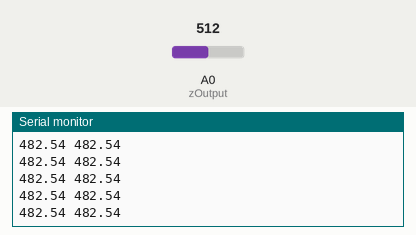
This sketch was run on a simulated Arduino Zero (SAMD21). On the bench: the last lines printed to the serial monitor. The inputs (shaded band) are chosen by the test bench; at power-on: A0 (zOutput) = 512.

Above: at 1.2 s.
1.3 s: A0 (zOutput) set to 193
At 1.56 s:
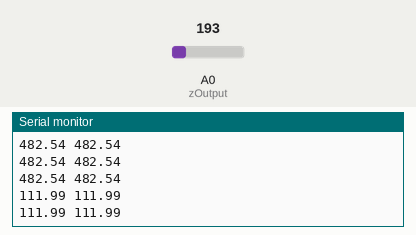
2.8 s: A0 (zOutput) set to 157
At 2.97 s:
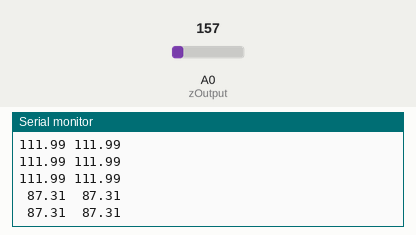
4.7 s: A0 (zOutput) set to 23
At 4.77 s:
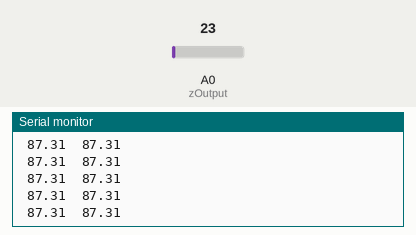
6.2 s: A0 (zOutput) set to 18
At 6.38 s:
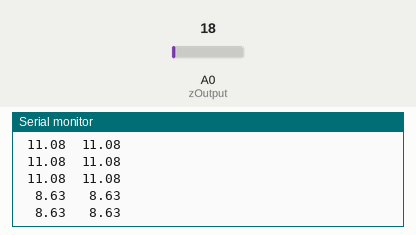

Measured:
- the behaviour switches between 176 and 175 on A0 (zOutput) (found by bisection; images 1 and 2)
- the behaviour switches between 21 and 20 on A0 (zOutput) (found by bisection; images 3 and 4)
- after the input at 1.3 s, the serial monitor: prints a new line after 0.11 s (image 1)
- after the input at 2.8 s, the serial monitor: prints a new line at once (image 2)
- after the input at 6.2 s, the serial monitor: prints a new line at once (image 4)

The sketch:

print-force-matrix.ino
```cpp
#define BAUD_RATE                 9600
#define ROW_COUNT                 2
#define COLUMN_COUNT              2

#define zOutput                  A0

// for deMUX
#define PIN_MUX_CHANNEL_0         2
//#define PIN_MUX_CHANNEL_1         3
//#define PIN_MUX_CHANNEL_2         4
#define PIN_MUX_INHIBIT_1         9 //enable pin for deMUX

//for MUX
#define PIN_MUX_CHANNEL_3         5
//#define PIN_MUX_CHANNEL_4         6
//#define PIN_MUX_CHANNEL_5         7
#define PIN_MUX_INHIBIT_0         8  //inhibit = active low enable. All mux IC enables must be wired to consecutive Arduino pins
//#define PIN_MUX_INHIBIT_1         8

#define ROWS_PER_MUX              8
#define MUX_COUNT                 2
#define CHANNEL_PINS_PER_MUX      1

const float VCC = 4.98; // Measured voltage of Ardunio 5V line
const float R_DIV = 3230.0; // Measured resistance of 3.3k resistor

void setup() {
  // put your setup code here, to run once:
  Serial.begin(BAUD_RATE);
  pinMode(zOutput, INPUT);
  //pinMode(zOutput1, INPUT);

  pinMode(PIN_MUX_CHANNEL_0, OUTPUT);
  //  pinMode(PIN_MUX_CHANNEL_1, OUTPUT);
  //  pinMode(PIN_MUX_CHANNEL_2, OUTPUT);
  pinMode(PIN_MUX_INHIBIT_0, OUTPUT);
  pinMode(PIN_MUX_CHANNEL_3, OUTPUT);
  //  pinMode(PIN_MUX_CHANNEL_4, OUTPUT);
  //  pinMode(PIN_MUX_CHANNEL_5, OUTPUT); //extra?
  pinMode(PIN_MUX_INHIBIT_1, OUTPUT);
}

void loop() {
  // put your main code here, to run repeatedly:
  for (int i = 0; i < ROW_COUNT; i ++)
  {
    setRow(i);
    //with SR clks tied, latched outputs are one clock behind
    for (int j = 0; j < COLUMN_COUNT; j++)
    {
      setColumn(j);
      //int raw_reading = analogRead(zOutput);
      //byte send_reading = (byte) (lowByte(raw_reading >> 2));
      int fsrADC = analogRead(zOutput);
      // If the FSR has no pressure, the resistance will be
      // near infinite. So the voltage should be near 0.
      float force;

      // Use ADC reading to calculate voltage:
      float fsrV = fsrADC * VCC / 1023.0;
      // Use voltage and static resistor value to
      // calculate FSR resistance:
      float fsrR = R_DIV * (VCC / fsrV - 1.0);
      //Serial.println("Resistance: " + String(fsrR) + " ohms");
      // Guesstimate force based on slopes in figure 3 of
      // FSR datasheet:

      float fsrG = 1.0 / fsrR; // Calculate conductance
      // Break parabolic curve down into two linear slopes:
      if (fsrR <= 600)
        force = (fsrG - 0.00075) / 0.00000032639;
      else
        force =  fsrG / 0.000000642857;

//prints the force of each resistor in grams
      printFixed(force);
      Serial.print(" ");

    }
    Serial.println();
  }
  Serial.println();
  delay(200);

}


/**********************************************************************************************************
  setRow() - Enable single mux IC and channel to read specified matrix row.
**********************************************************************************************************/
void setRow(int row_number)
{
  digitalWrite(PIN_MUX_INHIBIT_0, LOW); // turning the mux on, or HIGH
  digitalWrite(PIN_MUX_INHIBIT_1, LOW);
  for (int i = 0; i < CHANNEL_PINS_PER_MUX; i ++)
  {
    if (bitRead(row_number, i))
    {
      digitalWrite(PIN_MUX_CHANNEL_0 + i, HIGH);
    }
    else
    {
      digitalWrite(PIN_MUX_CHANNEL_0 + i, LOW);
    }
  }
}

void setColumn(int column_number)
{
  for (int i = 0; i < CHANNEL_PINS_PER_MUX; i ++)
  {
    if (bitRead(column_number, i))
    {
      digitalWrite(PIN_MUX_CHANNEL_3 + i, HIGH);
    }
    else
    {
      digitalWrite(PIN_MUX_CHANNEL_3 + i, LOW);
    }
  }
}
void printFixed(float value)
{
  if (value < 10)
  {
    Serial.print("  ");
  }
  else if (value < 100)
  {
    Serial.print(" ");
  }
  Serial.print(value);
}
```
